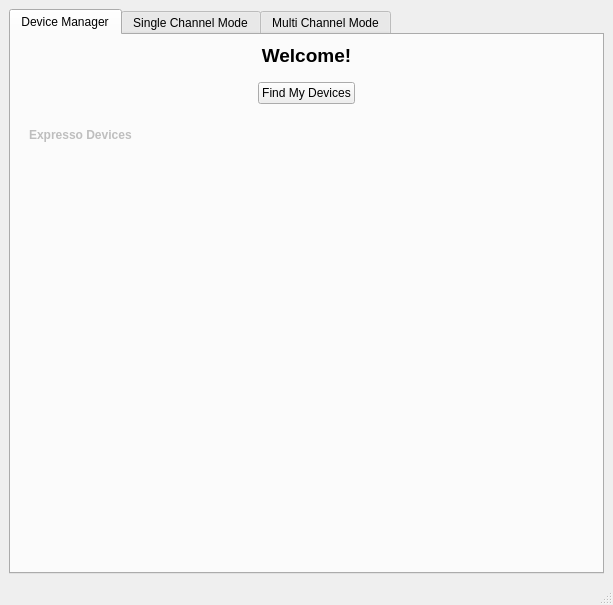
<?xml version="1.0" encoding="UTF-8"?>
<ui version="4.0">
 <class>MainWindow</class>
 <widget class="QMainWindow" name="MainWindow">
  <property name="geometry">
   <rect>
    <x>0</x>
    <y>0</y>
    <width>613</width>
    <height>605</height>
   </rect>
  </property>
  <property name="font">
   <font>
    <family>Arial</family>
   </font>
  </property>
  <property name="windowTitle">
   <string>Expresso Data Acquisition</string>
  </property>
  <widget class="QWidget" name="centralwidget">
   <layout class="QVBoxLayout" name="verticalLayout_9">
    <item>
     <widget class="QTabWidget" name="tabWidget">
      <property name="enabled">
       <bool>true</bool>
      </property>
      <property name="font">
       <font>
        <family>Arial</family>
       </font>
      </property>
      <property name="currentIndex">
       <number>0</number>
      </property>
      <widget class="QWidget" name="deviceTab">
       <attribute name="title">
        <string>Device Manager</string>
       </attribute>
       <layout class="QVBoxLayout" name="verticalLayout_12">
        <item>
         <widget class="QLabel" name="label_7">
          <property name="sizePolicy">
           <sizepolicy hsizetype="Preferred" vsizetype="Minimum">
            <horstretch>0</horstretch>
            <verstretch>0</verstretch>
           </sizepolicy>
          </property>
          <property name="font">
           <font>
            <family>Arial</family>
            <pointsize>14</pointsize>
            <weight>75</weight>
            <bold>true</bold>
           </font>
          </property>
          <property name="text">
           <string>Welcome!</string>
          </property>
          <property name="alignment">
           <set>Qt::AlignCenter</set>
          </property>
         </widget>
        </item>
        <item>
         <widget class="QWidget" name="widget_12" native="true">
          <layout class="QHBoxLayout" name="horizontalLayout_2">
           <item>
            <spacer name="horizontalSpacer_13">
             <property name="orientation">
              <enum>Qt::Horizontal</enum>
             </property>
             <property name="sizeHint" stdset="0">
              <size>
               <width>40</width>
               <height>20</height>
              </size>
             </property>
            </spacer>
           </item>
           <item>
            <widget class="QPushButton" name="scanPushButton">
             <property name="font">
              <font>
               <family>Arial</family>
              </font>
             </property>
             <property name="text">
              <string>Find My Devices</string>
             </property>
            </widget>
           </item>
           <item>
            <spacer name="horizontalSpacer_14">
             <property name="orientation">
              <enum>Qt::Horizontal</enum>
             </property>
             <property name="sizeHint" stdset="0">
              <size>
               <width>40</width>
               <height>20</height>
              </size>
             </property>
            </spacer>
           </item>
          </layout>
          <zorder>scanPushButton</zorder>
          <zorder>plainTextEdit</zorder>
          <zorder>horizontalSpacer_13</zorder>
          <zorder>horizontalSpacer_14</zorder>
         </widget>
        </item>
        <item>
         <widget class="QWidget" name="devWidgetContainer" native="true">
          <property name="enabled">
           <bool>false</bool>
          </property>
          <property name="font">
           <font>
            <family>Arial</family>
           </font>
          </property>
          <property name="styleSheet">
           <string notr="true"/>
          </property>
          <layout class="QVBoxLayout" name="verticalLayout_8">
           <item>
            <widget class="QLabel" name="label_14">
             <property name="font">
              <font>
               <family>Arial</family>
               <weight>75</weight>
               <bold>true</bold>
              </font>
             </property>
             <property name="text">
              <string>Expresso Devices</string>
             </property>
            </widget>
           </item>
           <item>
            <widget class="QWidget" name="devWidget" native="true">
             <property name="styleSheet">
              <string notr="true"/>
             </property>
             <layout class="QVBoxLayout" name="devWidgetVLay"/>
            </widget>
           </item>
          </layout>
         </widget>
        </item>
        <item>
         <spacer name="verticalSpacer">
          <property name="orientation">
           <enum>Qt::Vertical</enum>
          </property>
          <property name="sizeHint" stdset="0">
           <size>
            <width>20</width>
            <height>40</height>
           </size>
          </property>
         </spacer>
        </item>
       </layout>
      </widget>
      <widget class="QWidget" name="singleChannelTab">
       <attribute name="title">
        <string>Single Channel Mode</string>
       </attribute>
       <layout class="QVBoxLayout" name="verticalLayout_7">
        <item>
         <widget class="QWidget" name="singleChannelStartWidget_2" native="true">
          <layout class="QVBoxLayout" name="verticalLayout">
           <item>
            <widget class="QLabel" name="label_11">
             <property name="font">
              <font>
               <weight>75</weight>
               <bold>true</bold>
              </font>
             </property>
             <property name="text">
              <string>Active Device &amp; Channel</string>
             </property>
            </widget>
           </item>
           <item>
            <widget class="QWidget" name="singleChannelStartWidget" native="true">
             <layout class="QHBoxLayout" name="horizontalLayout_12">
              <item>
               <widget class="QComboBox" name="singleChannelDeviceComboBox">
                <property name="sizePolicy">
                 <sizepolicy hsizetype="Fixed" vsizetype="Fixed">
                  <horstretch>0</horstretch>
                  <verstretch>0</verstretch>
                 </sizepolicy>
                </property>
                <property name="minimumSize">
                 <size>
                  <width>180</width>
                  <height>0</height>
                 </size>
                </property>
                <property name="maximumSize">
                 <size>
                  <width>180</width>
                  <height>16777215</height>
                 </size>
                </property>
               </widget>
              </item>
              <item>
               <widget class="QRadioButton" name="channelRadioButton_1">
                <property name="text">
                 <string>1</string>
                </property>
               </widget>
              </item>
              <item>
               <widget class="QRadioButton" name="channelRadioButton_2">
                <property name="text">
                 <string>2</string>
                </property>
               </widget>
              </item>
              <item>
               <widget class="QRadioButton" name="channelRadioButton_3">
                <property name="text">
                 <string>3</string>
                </property>
               </widget>
              </item>
              <item>
               <widget class="QRadioButton" name="channelRadioButton_4">
                <property name="text">
                 <string>4</string>
                </property>
               </widget>
              </item>
              <item>
               <widget class="QRadioButton" name="channelRadioButton_5">
                <property name="text">
                 <string>5</string>
                </property>
               </widget>
              </item>
              <item>
               <spacer name="horizontalSpacer_2">
                <property name="orientation">
                 <enum>Qt::Horizontal</enum>
                </property>
                <property name="sizeType">
                 <enum>QSizePolicy::Expanding</enum>
                </property>
                <property name="sizeHint" stdset="0">
                 <size>
                  <width>30</width>
                  <height>20</height>
                 </size>
                </property>
               </spacer>
              </item>
              <item>
               <widget class="QPushButton" name="singleChannelStart">
                <property name="sizePolicy">
                 <sizepolicy hsizetype="Fixed" vsizetype="Fixed">
                  <horstretch>0</horstretch>
                  <verstretch>0</verstretch>
                 </sizepolicy>
                </property>
                <property name="minimumSize">
                 <size>
                  <width>80</width>
                  <height>0</height>
                 </size>
                </property>
                <property name="text">
                 <string>Start</string>
                </property>
               </widget>
              </item>
             </layout>
            </widget>
           </item>
          </layout>
         </widget>
        </item>
        <item>
         <widget class="Line" name="line_3">
          <property name="orientation">
           <enum>Qt::Horizontal</enum>
          </property>
         </widget>
        </item>
        <item>
         <widget class="QWidget" name="singleChannelPixelWidget" native="true">
          <layout class="QVBoxLayout" name="verticalLayout_6">
           <item>
            <widget class="QLabel" name="label_12">
             <property name="font">
              <font>
               <weight>75</weight>
               <bold>true</bold>
              </font>
             </property>
             <property name="text">
              <string>Pixel Values</string>
             </property>
            </widget>
           </item>
           <item>
            <widget class="MplWidget" name="mpl" native="true">
             <property name="sizePolicy">
              <sizepolicy hsizetype="Expanding" vsizetype="Expanding">
               <horstretch>0</horstretch>
               <verstretch>0</verstretch>
              </sizepolicy>
             </property>
             <property name="minimumSize">
              <size>
               <width>200</width>
               <height>200</height>
              </size>
             </property>
            </widget>
           </item>
           <item>
            <widget class="QWidget" name="widget_11" native="true">
             <layout class="QHBoxLayout" name="horizontalLayout_14">
              <property name="topMargin">
               <number>0</number>
              </property>
              <property name="bottomMargin">
               <number>0</number>
              </property>
              <item>
               <spacer name="horizontalSpacer_3">
                <property name="orientation">
                 <enum>Qt::Horizontal</enum>
                </property>
                <property name="sizeHint" stdset="0">
                 <size>
                  <width>40</width>
                  <height>20</height>
                 </size>
                </property>
               </spacer>
              </item>
              <item>
               <widget class="QLabel" name="label_10">
                <property name="font">
                 <font>
                  <weight>75</weight>
                  <bold>true</bold>
                 </font>
                </property>
                <property name="text">
                 <string>Pixel Normalization</string>
                </property>
               </widget>
              </item>
              <item>
               <widget class="QPushButton" name="clearNormalizationPushButton">
                <property name="sizePolicy">
                 <sizepolicy hsizetype="Fixed" vsizetype="Fixed">
                  <horstretch>0</horstretch>
                  <verstretch>0</verstretch>
                 </sizepolicy>
                </property>
                <property name="minimumSize">
                 <size>
                  <width>80</width>
                  <height>0</height>
                 </size>
                </property>
                <property name="text">
                 <string>Clear</string>
                </property>
               </widget>
              </item>
              <item>
               <widget class="QPushButton" name="setNormalizationPushButton">
                <property name="text">
                 <string>Set</string>
                </property>
               </widget>
              </item>
              <item>
               <widget class="QPushButton" name="saveNormalizationPushButton">
                <property name="text">
                 <string>Save</string>
                </property>
               </widget>
              </item>
              <item>
               <widget class="QPushButton" name="loadNormalizationPushButton">
                <property name="text">
                 <string>Load</string>
                </property>
               </widget>
              </item>
             </layout>
            </widget>
           </item>
          </layout>
         </widget>
        </item>
        <item>
         <widget class="QWidget" name="widget_5" native="true">
          <layout class="QHBoxLayout" name="horizontalLayout_6">
           <property name="topMargin">
            <number>0</number>
           </property>
           <property name="bottomMargin">
            <number>0</number>
           </property>
          </layout>
         </widget>
        </item>
        <item>
         <widget class="Line" name="line_9">
          <property name="orientation">
           <enum>Qt::Horizontal</enum>
          </property>
         </widget>
        </item>
        <item>
         <widget class="QWidget" name="singleChannelLevelWidget" native="true">
          <layout class="QVBoxLayout" name="verticalLayout_5">
           <item>
            <widget class="QLabel" name="label_13">
             <property name="font">
              <font>
               <weight>75</weight>
               <bold>true</bold>
              </font>
             </property>
             <property name="text">
              <string>Fluid Level</string>
             </property>
            </widget>
           </item>
           <item>
            <widget class="QWidget" name="widget_2" native="true">
             <layout class="QHBoxLayout" name="horizontalLayout_13">
              <item>
               <spacer name="horizontalSpacer_5">
                <property name="orientation">
                 <enum>Qt::Horizontal</enum>
                </property>
                <property name="sizeType">
                 <enum>QSizePolicy::Fixed</enum>
                </property>
                <property name="sizeHint" stdset="0">
                 <size>
                  <width>40</width>
                  <height>20</height>
                 </size>
                </property>
               </spacer>
              </item>
              <item>
               <widget class="QProgressBar" name="singleChannelProgressBar">
                <property name="font">
                 <font>
                  <weight>75</weight>
                  <bold>true</bold>
                 </font>
                </property>
                <property name="layoutDirection">
                 <enum>Qt::RightToLeft</enum>
                </property>
                <property name="value">
                 <number>0</number>
                </property>
                <property name="format">
                 <string>%v nl</string>
                </property>
               </widget>
              </item>
              <item>
               <spacer name="horizontalSpacer_6">
                <property name="orientation">
                 <enum>Qt::Horizontal</enum>
                </property>
                <property name="sizeType">
                 <enum>QSizePolicy::Fixed</enum>
                </property>
                <property name="sizeHint" stdset="0">
                 <size>
                  <width>40</width>
                  <height>20</height>
                 </size>
                </property>
               </spacer>
              </item>
             </layout>
            </widget>
           </item>
          </layout>
         </widget>
        </item>
       </layout>
      </widget>
      <widget class="QWidget" name="multiChannelTab">
       <attribute name="title">
        <string>Multi Channel Mode</string>
       </attribute>
       <layout class="QVBoxLayout" name="verticalLayout_4">
        <item>
         <widget class="QWidget" name="widget_6" native="true">
          <layout class="QVBoxLayout" name="verticalLayout_3">
           <item>
            <widget class="QWidget" name="multiChannelStartWidget" native="true">
             <layout class="QHBoxLayout" name="horizontalLayout_4">
              <property name="topMargin">
               <number>0</number>
              </property>
              <property name="bottomMargin">
               <number>0</number>
              </property>
              <item>
               <widget class="QLabel" name="label_3">
                <property name="font">
                 <font>
                  <weight>75</weight>
                  <bold>true</bold>
                 </font>
                </property>
                <property name="text">
                 <string>Time:</string>
                </property>
               </widget>
              </item>
              <item>
               <widget class="QLabel" name="multiChannelTimeLabel">
                <property name="sizePolicy">
                 <sizepolicy hsizetype="Fixed" vsizetype="Preferred">
                  <horstretch>0</horstretch>
                  <verstretch>0</verstretch>
                 </sizepolicy>
                </property>
                <property name="minimumSize">
                 <size>
                  <width>100</width>
                  <height>0</height>
                 </size>
                </property>
                <property name="text">
                 <string>_____ s</string>
                </property>
               </widget>
              </item>
              <item>
               <spacer name="horizontalSpacer_4">
                <property name="orientation">
                 <enum>Qt::Horizontal</enum>
                </property>
                <property name="sizeHint" stdset="0">
                 <size>
                  <width>40</width>
                  <height>20</height>
                 </size>
                </property>
               </spacer>
              </item>
              <item>
               <widget class="QCheckBox" name="loggingCheckBox">
                <property name="font">
                 <font>
                  <weight>75</weight>
                  <bold>true</bold>
                 </font>
                </property>
                <property name="text">
                 <string>Logging</string>
                </property>
                <property name="checked">
                 <bool>true</bool>
                </property>
               </widget>
              </item>
              <item>
               <widget class="QPushButton" name="multiChannelStart">
                <property name="sizePolicy">
                 <sizepolicy hsizetype="Fixed" vsizetype="Fixed">
                  <horstretch>0</horstretch>
                  <verstretch>0</verstretch>
                 </sizepolicy>
                </property>
                <property name="text">
                 <string>Start</string>
                </property>
               </widget>
              </item>
             </layout>
            </widget>
           </item>
           <item>
            <widget class="Line" name="line_7">
             <property name="orientation">
              <enum>Qt::Horizontal</enum>
             </property>
            </widget>
           </item>
           <item>
            <widget class="QTabWidget" name="multiChannelDeviceTabWidget">
             <property name="currentIndex">
              <number>0</number>
             </property>
             <widget class="QWidget" name="widget">
              <attribute name="title">
               <string>Device 1</string>
              </attribute>
              <layout class="QVBoxLayout" name="verticalLayout_10">
               <item>
                <widget class="QScrollArea" name="scrollArea">
                 <property name="widgetResizable">
                  <bool>true</bool>
                 </property>
                 <widget class="QWidget" name="scrollAreaWidgetContents">
                  <property name="geometry">
                   <rect>
                    <x>0</x>
                    <y>0</y>
                    <width>518</width>
                    <height>382</height>
                   </rect>
                  </property>
                  <layout class="QVBoxLayout" name="verticalLayout_2">
                   <item>
                    <widget class="QLabel" name="label_8">
                     <property name="sizePolicy">
                      <sizepolicy hsizetype="Preferred" vsizetype="Fixed">
                       <horstretch>0</horstretch>
                       <verstretch>0</verstretch>
                      </sizepolicy>
                     </property>
                     <property name="font">
                      <font>
                       <weight>75</weight>
                       <bold>true</bold>
                      </font>
                     </property>
                     <property name="text">
                      <string>Fluid Levels</string>
                     </property>
                    </widget>
                   </item>
                   <item>
                    <widget class="QWidget" name="widget" native="true">
                     <layout class="QHBoxLayout" name="horizontalLayout_7">
                      <property name="topMargin">
                       <number>15</number>
                      </property>
                      <property name="bottomMargin">
                       <number>15</number>
                      </property>
                      <item>
                       <widget class="QLabel" name="label">
                        <property name="sizePolicy">
                         <sizepolicy hsizetype="Fixed" vsizetype="Preferred">
                          <horstretch>0</horstretch>
                          <verstretch>0</verstretch>
                         </sizepolicy>
                        </property>
                        <property name="minimumSize">
                         <size>
                          <width>50</width>
                          <height>0</height>
                         </size>
                        </property>
                        <property name="maximumSize">
                         <size>
                          <width>50</width>
                          <height>16777215</height>
                         </size>
                        </property>
                        <property name="font">
                         <font>
                          <weight>75</weight>
                          <bold>true</bold>
                         </font>
                        </property>
                        <property name="text">
                         <string>Ch 1</string>
                        </property>
                       </widget>
                      </item>
                      <item>
                       <widget class="QProgressBar" name="multiChannelProgressBar_1">
                        <property name="font">
                         <font>
                          <weight>75</weight>
                          <bold>true</bold>
                         </font>
                        </property>
                        <property name="layoutDirection">
                         <enum>Qt::RightToLeft</enum>
                        </property>
                        <property name="value">
                         <number>0</number>
                        </property>
                        <property name="textVisible">
                         <bool>true</bool>
                        </property>
                        <property name="orientation">
                         <enum>Qt::Horizontal</enum>
                        </property>
                        <property name="invertedAppearance">
                         <bool>false</bool>
                        </property>
                        <property name="format">
                         <string>%v nl</string>
                        </property>
                       </widget>
                      </item>
                      <item>
                       <spacer name="horizontalSpacer_7">
                        <property name="orientation">
                         <enum>Qt::Horizontal</enum>
                        </property>
                        <property name="sizeType">
                         <enum>QSizePolicy::Fixed</enum>
                        </property>
                        <property name="sizeHint" stdset="0">
                         <size>
                          <width>20</width>
                          <height>20</height>
                         </size>
                        </property>
                       </spacer>
                      </item>
                     </layout>
                    </widget>
                   </item>
                   <item>
                    <widget class="Line" name="line">
                     <property name="orientation">
                      <enum>Qt::Horizontal</enum>
                     </property>
                    </widget>
                   </item>
                   <item>
                    <widget class="QWidget" name="widget_3" native="true">
                     <layout class="QHBoxLayout" name="horizontalLayout_8">
                      <property name="topMargin">
                       <number>15</number>
                      </property>
                      <property name="bottomMargin">
                       <number>15</number>
                      </property>
                      <item>
                       <widget class="QLabel" name="label_2">
                        <property name="sizePolicy">
                         <sizepolicy hsizetype="Fixed" vsizetype="Preferred">
                          <horstretch>0</horstretch>
                          <verstretch>0</verstretch>
                         </sizepolicy>
                        </property>
                        <property name="minimumSize">
                         <size>
                          <width>50</width>
                          <height>0</height>
                         </size>
                        </property>
                        <property name="maximumSize">
                         <size>
                          <width>50</width>
                          <height>16777215</height>
                         </size>
                        </property>
                        <property name="font">
                         <font>
                          <weight>75</weight>
                          <bold>true</bold>
                         </font>
                        </property>
                        <property name="text">
                         <string>Ch 2</string>
                        </property>
                       </widget>
                      </item>
                      <item>
                       <widget class="QProgressBar" name="multiChannelProgressBar_2">
                        <property name="font">
                         <font>
                          <weight>75</weight>
                          <bold>true</bold>
                         </font>
                        </property>
                        <property name="layoutDirection">
                         <enum>Qt::RightToLeft</enum>
                        </property>
                        <property name="value">
                         <number>0</number>
                        </property>
                        <property name="format">
                         <string>%v nl</string>
                        </property>
                       </widget>
                      </item>
                      <item>
                       <spacer name="horizontalSpacer_8">
                        <property name="orientation">
                         <enum>Qt::Horizontal</enum>
                        </property>
                        <property name="sizeType">
                         <enum>QSizePolicy::Fixed</enum>
                        </property>
                        <property name="sizeHint" stdset="0">
                         <size>
                          <width>20</width>
                          <height>20</height>
                         </size>
                        </property>
                       </spacer>
                      </item>
                     </layout>
                    </widget>
                   </item>
                   <item>
                    <widget class="Line" name="line_4">
                     <property name="orientation">
                      <enum>Qt::Horizontal</enum>
                     </property>
                    </widget>
                   </item>
                   <item>
                    <widget class="QWidget" name="widget_7" native="true">
                     <layout class="QHBoxLayout" name="horizontalLayout_9">
                      <property name="topMargin">
                       <number>15</number>
                      </property>
                      <property name="bottomMargin">
                       <number>15</number>
                      </property>
                      <item>
                       <widget class="QLabel" name="label_4">
                        <property name="sizePolicy">
                         <sizepolicy hsizetype="Fixed" vsizetype="Preferred">
                          <horstretch>0</horstretch>
                          <verstretch>0</verstretch>
                         </sizepolicy>
                        </property>
                        <property name="minimumSize">
                         <size>
                          <width>50</width>
                          <height>0</height>
                         </size>
                        </property>
                        <property name="maximumSize">
                         <size>
                          <width>50</width>
                          <height>16777215</height>
                         </size>
                        </property>
                        <property name="font">
                         <font>
                          <weight>75</weight>
                          <bold>true</bold>
                         </font>
                        </property>
                        <property name="text">
                         <string>Ch 3</string>
                        </property>
                       </widget>
                      </item>
                      <item>
                       <widget class="QProgressBar" name="multiChannelProgressBar_3">
                        <property name="font">
                         <font>
                          <weight>75</weight>
                          <bold>true</bold>
                         </font>
                        </property>
                        <property name="layoutDirection">
                         <enum>Qt::RightToLeft</enum>
                        </property>
                        <property name="value">
                         <number>0</number>
                        </property>
                        <property name="format">
                         <string>%v nl</string>
                        </property>
                       </widget>
                      </item>
                      <item>
                       <spacer name="horizontalSpacer_9">
                        <property name="orientation">
                         <enum>Qt::Horizontal</enum>
                        </property>
                        <property name="sizeType">
                         <enum>QSizePolicy::Fixed</enum>
                        </property>
                        <property name="sizeHint" stdset="0">
                         <size>
                          <width>20</width>
                          <height>20</height>
                         </size>
                        </property>
                       </spacer>
                      </item>
                     </layout>
                    </widget>
                   </item>
                   <item>
                    <widget class="Line" name="line_5">
                     <property name="orientation">
                      <enum>Qt::Horizontal</enum>
                     </property>
                    </widget>
                   </item>
                   <item>
                    <widget class="QWidget" name="widget_8" native="true">
                     <layout class="QHBoxLayout" name="horizontalLayout_10">
                      <property name="topMargin">
                       <number>15</number>
                      </property>
                      <property name="bottomMargin">
                       <number>15</number>
                      </property>
                      <item>
                       <widget class="QLabel" name="label_5">
                        <property name="sizePolicy">
                         <sizepolicy hsizetype="Fixed" vsizetype="Preferred">
                          <horstretch>0</horstretch>
                          <verstretch>0</verstretch>
                         </sizepolicy>
                        </property>
                        <property name="minimumSize">
                         <size>
                          <width>50</width>
                          <height>0</height>
                         </size>
                        </property>
                        <property name="maximumSize">
                         <size>
                          <width>50</width>
                          <height>16777215</height>
                         </size>
                        </property>
                        <property name="font">
                         <font>
                          <weight>75</weight>
                          <bold>true</bold>
                         </font>
                        </property>
                        <property name="text">
                         <string>Ch 4</string>
                        </property>
                       </widget>
                      </item>
                      <item>
                       <widget class="QProgressBar" name="multiChannelProgressBar_4">
                        <property name="font">
                         <font>
                          <weight>75</weight>
                          <bold>true</bold>
                         </font>
                        </property>
                        <property name="layoutDirection">
                         <enum>Qt::RightToLeft</enum>
                        </property>
                        <property name="value">
                         <number>0</number>
                        </property>
                        <property name="format">
                         <string>%v nl</string>
                        </property>
                       </widget>
                      </item>
                      <item>
                       <spacer name="horizontalSpacer_10">
                        <property name="orientation">
                         <enum>Qt::Horizontal</enum>
                        </property>
                        <property name="sizeType">
                         <enum>QSizePolicy::Fixed</enum>
                        </property>
                        <property name="sizeHint" stdset="0">
                         <size>
                          <width>20</width>
                          <height>20</height>
                         </size>
                        </property>
                       </spacer>
                      </item>
                     </layout>
                    </widget>
                   </item>
                   <item>
                    <widget class="Line" name="line_6">
                     <property name="orientation">
                      <enum>Qt::Horizontal</enum>
                     </property>
                    </widget>
                   </item>
                   <item>
                    <widget class="QWidget" name="widget_9" native="true">
                     <layout class="QHBoxLayout" name="horizontalLayout_11">
                      <property name="topMargin">
                       <number>15</number>
                      </property>
                      <property name="bottomMargin">
                       <number>15</number>
                      </property>
                      <item>
                       <widget class="QLabel" name="label_6">
                        <property name="sizePolicy">
                         <sizepolicy hsizetype="Fixed" vsizetype="Preferred">
                          <horstretch>0</horstretch>
                          <verstretch>0</verstretch>
                         </sizepolicy>
                        </property>
                        <property name="minimumSize">
                         <size>
                          <width>50</width>
                          <height>0</height>
                         </size>
                        </property>
                        <property name="maximumSize">
                         <size>
                          <width>50</width>
                          <height>16777215</height>
                         </size>
                        </property>
                        <property name="font">
                         <font>
                          <weight>75</weight>
                          <bold>true</bold>
                         </font>
                        </property>
                        <property name="text">
                         <string>Ch 5</string>
                        </property>
                       </widget>
                      </item>
                      <item>
                       <widget class="QProgressBar" name="multiChannelProgressBar_5">
                        <property name="font">
                         <font>
                          <weight>75</weight>
                          <bold>true</bold>
                         </font>
                        </property>
                        <property name="layoutDirection">
                         <enum>Qt::RightToLeft</enum>
                        </property>
                        <property name="value">
                         <number>0</number>
                        </property>
                        <property name="format">
                         <string>%v nl</string>
                        </property>
                       </widget>
                      </item>
                      <item>
                       <spacer name="horizontalSpacer_11">
                        <property name="orientation">
                         <enum>Qt::Horizontal</enum>
                        </property>
                        <property name="sizeType">
                         <enum>QSizePolicy::Fixed</enum>
                        </property>
                        <property name="sizeHint" stdset="0">
                         <size>
                          <width>20</width>
                          <height>20</height>
                         </size>
                        </property>
                       </spacer>
                      </item>
                     </layout>
                    </widget>
                   </item>
                  </layout>
                 </widget>
                </widget>
               </item>
              </layout>
             </widget>
             <widget class="QWidget" name="tab_2">
              <attribute name="title">
               <string>Device 2</string>
              </attribute>
             </widget>
             <widget class="QWidget" name="tab_3">
              <attribute name="title">
               <string>Device 3</string>
              </attribute>
             </widget>
             <widget class="QWidget" name="tab">
              <attribute name="title">
               <string>Device 4</string>
              </attribute>
             </widget>
             <widget class="QWidget" name="tab_4">
              <attribute name="title">
               <string>Device etc</string>
              </attribute>
             </widget>
            </widget>
           </item>
           <item>
            <widget class="QWidget" name="logFileWidget" native="true">
             <layout class="QHBoxLayout" name="horizontalLayout_15">
              <item>
               <widget class="QLabel" name="label_9">
                <property name="font">
                 <font>
                  <weight>75</weight>
                  <bold>true</bold>
                 </font>
                </property>
                <property name="text">
                 <string>Log File: </string>
                </property>
               </widget>
              </item>
              <item>
               <widget class="QLabel" name="logFileLabel">
                <property name="sizePolicy">
                 <sizepolicy hsizetype="Expanding" vsizetype="Preferred">
                  <horstretch>0</horstretch>
                  <verstretch>0</verstretch>
                 </sizepolicy>
                </property>
                <property name="text">
                 <string>default_log_file.hdf5</string>
                </property>
               </widget>
              </item>
              <item>
               <widget class="QToolButton" name="setLogFileToolButton">
                <property name="text">
                 <string>...</string>
                </property>
               </widget>
              </item>
             </layout>
            </widget>
           </item>
          </layout>
         </widget>
        </item>
       </layout>
      </widget>
     </widget>
    </item>
   </layout>
  </widget>
  <widget class="QMenuBar" name="menubar">
   <property name="geometry">
    <rect>
     <x>0</x>
     <y>0</y>
     <width>613</width>
     <height>26</height>
    </rect>
   </property>
  </widget>
  <widget class="QStatusBar" name="statusbar"/>
 </widget>
 <customwidgets>
  <customwidget>
   <class>MplWidget</class>
   <extends>QWidget</extends>
   <header>mplwidget</header>
   <container>1</container>
  </customwidget>
 </customwidgets>
 <resources/>
 <connections/>
</ui>
